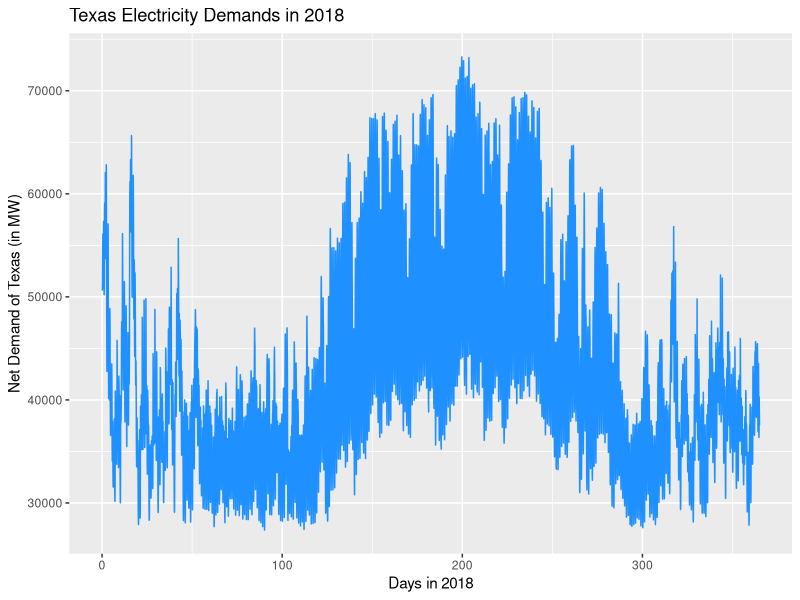
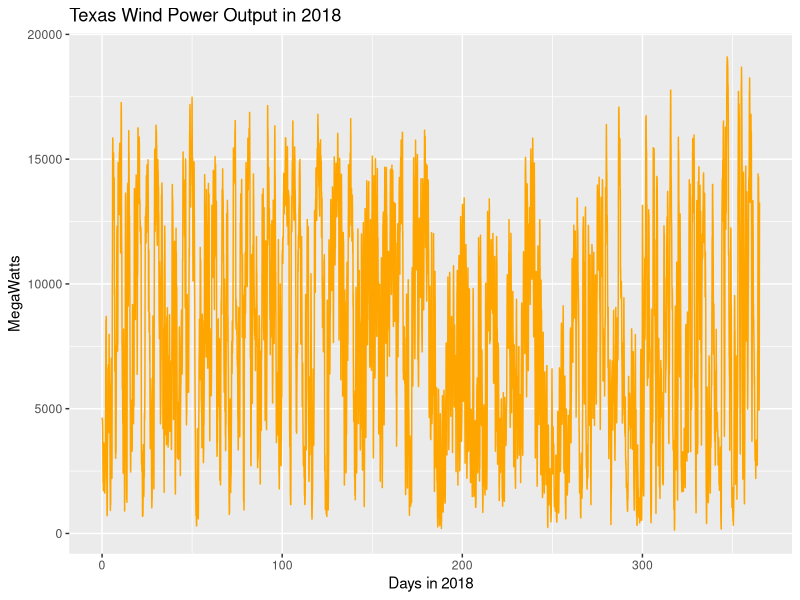

R code for these plots, in order:
## ---- chunk 1
knitr::opts_chunk$set(collapse=TRUE, comment="##", fig.retina=2, fig.path = "README_figs/README-")
## ---- chunk 2
library(ggplot2)
## ---- chunk 3
dfDemand = read.csv("ERCOT_2018_Hourly_Wind_Output.csv")
demands = dfDemand$ERCOT.Load..MW
numberOfDays = length(demands)/24
## ---- chunk 4
days = vector(length = numberOfDays * 24)
for (hour in seq_len(numberOfDays * 24)) {
  days[hour] = hour / 24 
}

ggplot(dfDemand, aes(x = days, y = demands)) + geom_line(color = "dodgerblue") + 
  labs(title = "Texas Electricity Demands in 2018", x = "Days in 2018", y = "Net Demand of Texas (in MW)") 
## ---- chunk 5
dfDemand$Windless_Load = dfDemand$ERCOT.Load..MW - dfDemand$Total.Wind.Output..MW
windDemand = dfDemand$Windless_Load
windOutput = dfDemand$Total.Wind.Output..MW

ggplot(dfDemand, aes(x = days, y = windOutput)) + geom_line(color = "orange") + 
  labs(title = "Texas Wind Power Output in 2018", x = "Days in 2018", y = "MegaWatts")
## ---- chunk 6
daysToTrainOn = c(-7,-2,-1)
rangeOfDays = seq(-min(daysToTrainOn), numberOfDays, by = 1)

Y = NULL
for (day in rangeOfDays) {
  Y = rbind(Y, dfDemand$ERCOT.Load..MW[(day * 24): ((day + 1) * 24 - 1)])
}

X = NULL
for (day in rangeOfDays) {
  X_temp = cbind(t(dfDemand$ERCOT.Load..MW[(((day - 7)*24 +1)):((day - 7 + 1)*24)]),
            t(dfDemand$ERCOT.Load..MW[(((day - 2)*24) +1):((day - 2 + 1)*24)]),
            t(dfDemand$ERCOT.Load..MW[(((day - 1)*24) +1):((day - 1 + 1)*24)]))
  X = rbind(X, X_temp)
}
dim(X)
dim(Y)
